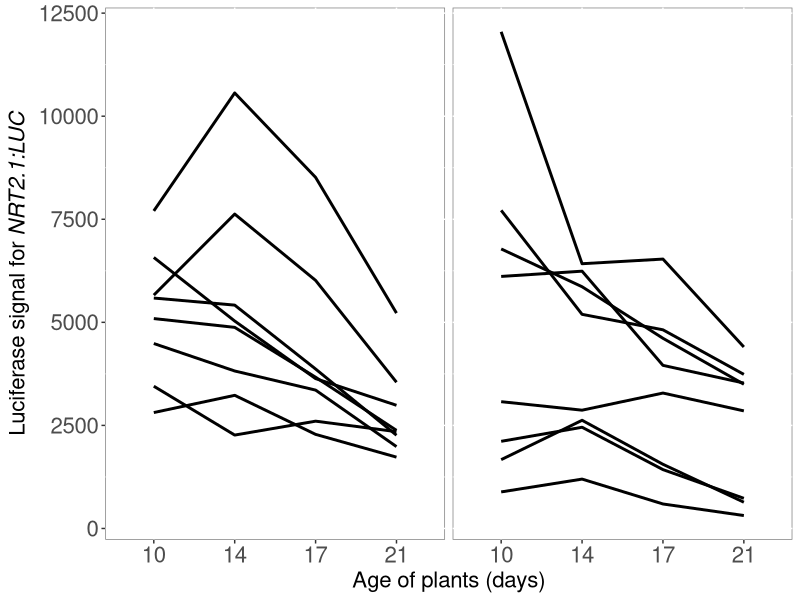
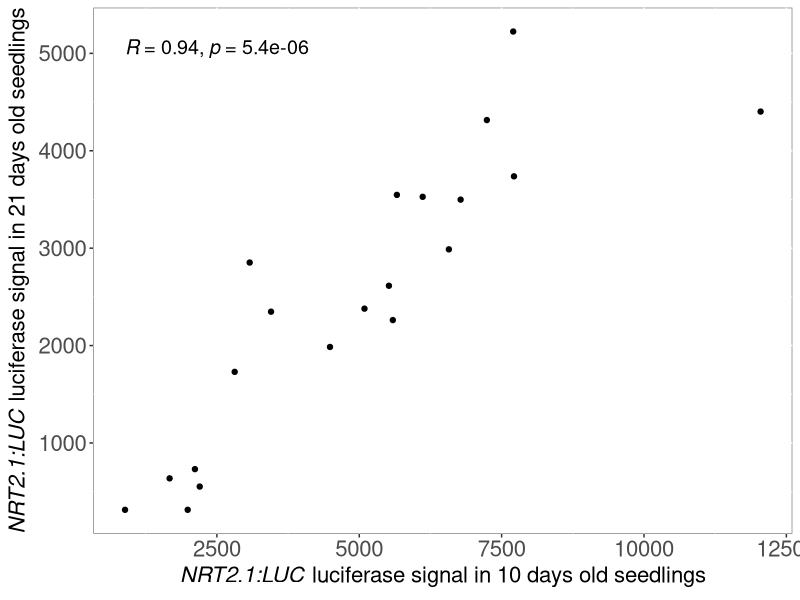
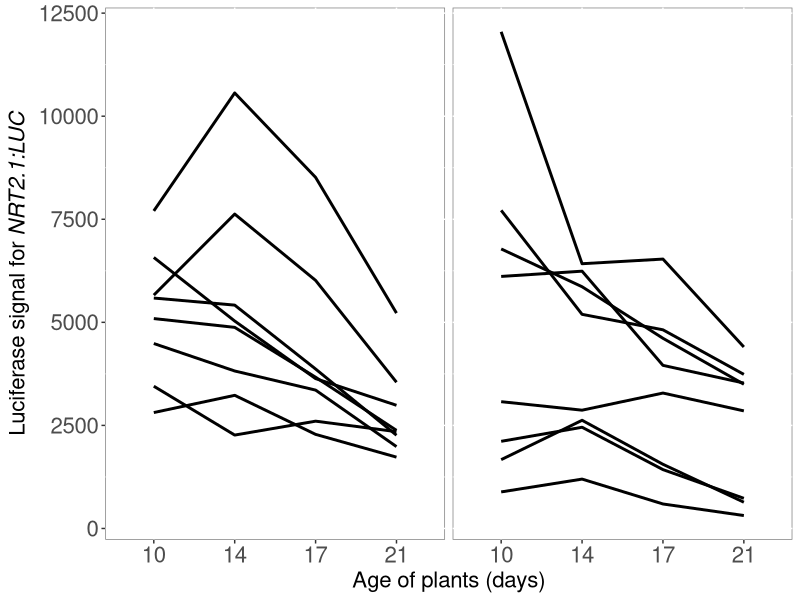
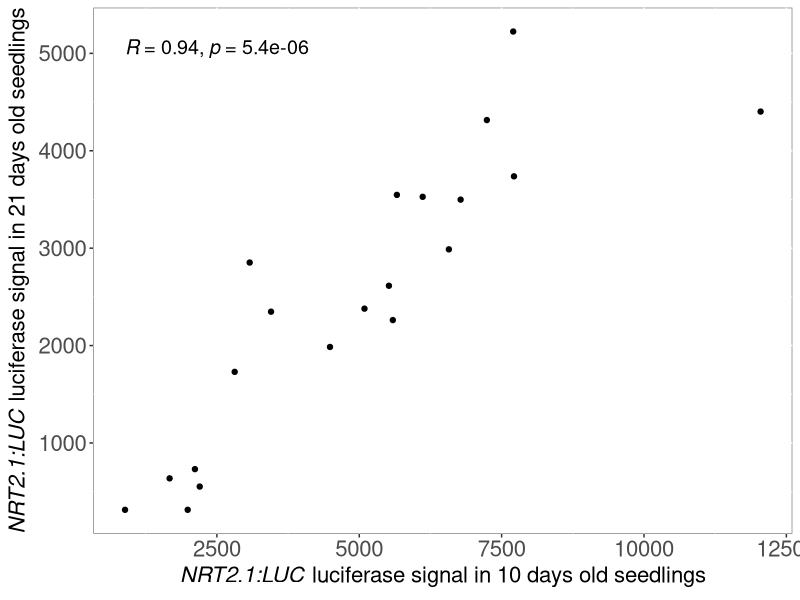

The R script that drew these images, in order:
## ---- chunk 1
knitr::opts_chunk$set(echo = TRUE)
## ---- chunk 2
library(tidyverse)
library(ggpubr)
library(RColorBrewer)
## ---- chunk 3


big_plate <- read_tsv("AV_44_big_plates/20240902_AV_44_vari_big_plates.txt")


## ---- chunk 4

filter(big_plate, KNO3=="1mM" & seedling!="background" & DAY!=7 ,!seedling%in%c("seedling16", "seedling19", "seedling5", "seedling6")) %>% 
  mutate(DAY=factor(DAY, levels=c("10", "14", "17", "21"))) %>% 
ggplot( aes(x=DAY, y=RawIntDen_normBackg_normLen, group=seedling)) +
  geom_line( size=1) +
  facet_wrap(~PLATE) +
  xlab("Age of plants (days)") +
  ylab(expression(paste("Luciferase signal for ", italic("NRT2.1:LUC")))) +
  theme(legend.text=element_text(size=16),legend.title = element_text(size=16, face="bold"), 
        axis.text=element_text(size=16), axis.title=element_text(size=16),
        plot.title = element_text(size=20,face="bold"),
        panel.background = element_rect(fill = "white", colour = "grey50"), legend.position = "none",  strip.text.x = element_blank())

ggsave("Big_plates_10to21days_PR.jpg", height = 4, width=5.5)

## ---- chunk 5

select(big_plate, KNO3, PLATE, DAY, seedling, RawIntDen_normBackg_normLen ) %>% 
  filter(KNO3=="1mM" & seedling!="background") %>% 
  mutate(DAY=paste("T", DAY, sep="")) %>% 
pivot_wider(names_from = "DAY", values_from = "RawIntDen_normBackg_normLen") %>% 
  ggplot(aes(x=T10, y=T21)) +
  geom_point()+
  xlab(expression(paste(italic("NRT2.1:LUC")," luciferase signal in 10 days old seedlings"))) +
  ylab(expression(paste(italic("NRT2.1:LUC")," luciferase signal in 21 days old seedlings"))) +
  stat_cor(method="spearman", size=5) +
  theme(legend.text=element_text(size=16),legend.title = element_text(size=16, face="bold"), 
        axis.text=element_text(size=16), axis.title=element_text(size=16),
        plot.title = element_text(size=20,face="bold"),
        panel.background = element_rect(fill = "white", colour = "grey50"))

ggsave("Correlation_big_plates_10dVS21d_PR.jpg", height = 6, width=6.5)

